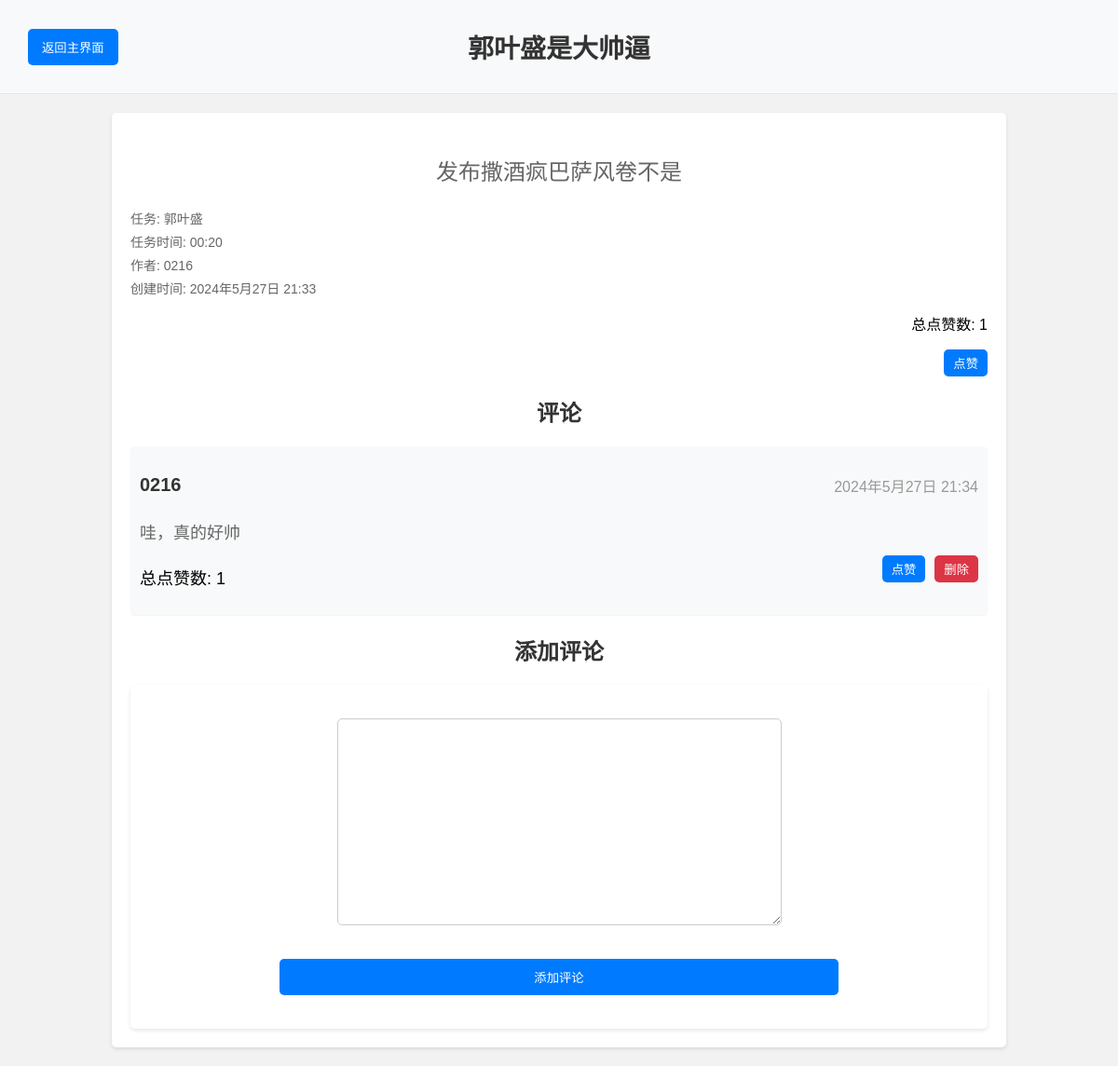
/post/30/ (signed in), run on the app's committed database.
### community/models.py (models this page shows, shortened)
class Post(models.Model):
    title = models.CharField(max_length=200)
    content = models.TextField()
    author = models.ForeignKey(User, on_delete=models.CASCADE)
    created_at = models.DateTimeField(auto_now_add=True)
    task = models.CharField(max_length=200, default='')
    task_time = models.CharField(max_length=200, default='')
    likes = models.ManyToManyField(User, related_name='post_likes', blank=True)
    class Meta:
        db_table = 'article_tb'  #定义表名
        verbose_name = '文章'  #后台显示
        verbose_name_plural = verbose_name  #后台显示的复数
    def total_likes(self):
        return self.likes.count()

class Comment(models.Model):
    post = models.ForeignKey(Post, related_name='comments', on_delete=models.CASCADE)
    author = models.ForeignKey(User, on_delete=models.CASCADE)
    content = models.TextField()
    created_at = models.DateTimeField(auto_now_add=True)
    likes = models.ManyToManyField(User, related_name='comment_likes', blank=True)
    class Meta:
        db_table = 'comment_tb'
        verbose_name = '评论'
        verbose_name_plural = verbose_name
    def total_likes(self):
        return self.likes.count()

### community/views.py (the view)
# urls.py: path('post/<int:post_id>/', views.post_detail, name='post_detail'),  # 添加帖子详细页面的URL模式
@login_required
def post_detail(request, post_id):
    post = get_object_or_404(Post, id=post_id)
    comments = post.comments.all()
    if request.method == 'POST':
        form = CommentForm(request.POST)
        if form.is_valid():
            comment = form.save(commit=False)
            comment.post = post
            comment.author = request.user
            comment.save()
            return redirect('post_detail', post_id=post.id)
    else:
        form = CommentForm()
    return render(request, 'community/post_detail.html', {'post': post, 'comments': comments, 'form': form})

### community/forms.py
class CommentForm(forms.ModelForm):
    class Meta:
        model = Comment
        fields = ['content']
        labels = {
            'content': ''
        }

### community/templates/community/post_detail.html (shortened to what this page needs)
{% load static %}
{% load filters %}
<link rel="stylesheet" href="{% static 'community/post_detail_style.css' %}">
{% block content %}
    <div class="navbar">
        <div class="navbar-left">
            <button onclick="location.href='{% url 'post_list' %}'" class="back-button">返回主界面</button>
        </div>
        <div class="navbar-center">
            <h1>{{ post.title }}</h1>
        </div>
    </div>
    <div class="post-detail">
        <div class="post-content">
            <p>{{ post.content }}</p>
        </div>
        <div class="post-details">
            <p1>任务: {{ post.task }}</p1>
            <p1>任务时间: {{ post.task_time }}</p1>
            <p1>作者: {{ post.author.username }}</p1>
            <p1>创建时间: {{ post.created_at }}</p1>
        </div>
        <div class="post-likes">
            <p class="total-likes">总点赞数: <span id="likes-count-post-{{ post.id }}">{{ post.total_likes }}</span></p>
            <form class="like-form" action="{% url 'like_item' 'post' post.id %}" method="POST">
                {% if user in post.likes.all %}
                    <button type="submit" class="like-button">取消点赞</button>
                {% else %}
                    <button type="submit" class="like-button">点赞</button>
                {% endif %}
            </form>
        </div>
        <h2>评论</h2>
        <ul class="comment-list">
            {% for comment in comments %}
                <li class="comment">
                    <div class="comment-header">
                        <p class="comment-author">{{ comment.author.username }}</p>
                        <p1 class="comment-time">{{ comment.created_at }}</p1>
                    </div>
                    <p class="comment-content">{{ comment.content }}</p>
                    <div class="comment-footer">
                        <p class="total-likes">总点赞数: <span id="likes-count-comment-{{ comment.id }}">{{ comment.total_likes }}</span></p>
                        <form class="like-form" action="{% url 'like_item' 'comment' comment.id %}" method="POST">
                            {% if user in comment.likes.all %}
                                <button type="submit" class="like-button">取消点赞</button>
                            {% else %}
                                <button type="submit" class="like-button">点赞</button>
                            {% endif %}
                        </form>
                        {% if user.is_authenticated and user == comment.author %}
                            <form method="post" action="{% url 'delete_comment' post.id comment.id %}" class="delete-form">
                                <button type="submit" class="red-button">删除</button>
                            </form>
                        {% endif %}
                    </div>
                </li>
            {% endfor %}
        </ul>
        <h2>添加评论</h2>
        <div class="comment-form">
            <form method="post">
                {{ form.as_p }}
                <button type="submit" class="submit-button">添加评论</button>
            </form>
        </div>
    </div>
{% endblock %}

### community/static/community/post_detail_style.css (style rules this page uses)
h1 { color: #333; margin-top: 20px; margin-bottom: 20px; text-align: center; font-size: 28px; }
.post-detail { background-color: #fff; margin: 20px 10%; padding: 20px; border-radius: 5px; box-shadow: 0 2px 4px rgba(0, 0, 0, 0.1); }
.post-content { color: #666; margin: 10px 0; font-size: 24px; text-align: center; }
.post-details { color: #666; margin: 10px 0; font-size: 18px; }
.post-details p1 { display: block; color: #666; margin: 5px 0; font-size: 14px; text-align: left; }
.post-likes { margin-top: 10px; text-align: right; }
.like-button { background-color: #007bff; color: white; padding: 5px 10px; border: none; border-radius: 5px; cursor: pointer; margin-left: 10px; }
h2 { color: #333; margin-top: 20px; margin-bottom: 20px; text-align: center; font-size: 24px; }
.comment-list { list-style-type: none; padding: 0; margin: 0; }
.comment { background-color: #f8f9fa; margin-bottom: 10px; padding: 10px; border-radius: 5px; box-shadow: 0 1px 2px rgba(0, 0, 0, 0.05); font-size: 18px; }
.comment-header { display: flex; justify-content: space-between; align-items: center; }
.comment-author { color: #333; font-weight: bold; font-size: 20px; }
.comment-time { color: #999; font-size: 16px; }
.comment-content { color: #666; margin: 5px 0; font-size: 18px; }
.comment-footer { display: flex; justify-content: space-between; align-items: center; }
.comment-footer .total-likes { margin-right: auto; }
.red-button { background-color: #dc3545; color: white; padding: 5px 10px; border: none; border-radius: 5px; cursor: pointer; margin-left: 10px; }
.submit-button { background-color: #007bff; color: white; padding: 10px 15px; border: none; border-radius: 5px; cursor: pointer; margin-top: 10px; }
.comment-form { background-color: #fff; padding: 20px; border-radius: 5px; box-shadow: 0 2px 4px rgba(0, 0, 0, 0.1); margin-top: 20px; display: flex; justify-content: center; }
.comment-form form { width: 100%; max-width: 600px; display: flex; flex-direction: column; align-items: center; }
.comment-form form input, .comment-form form textarea { width: 100%; margin-bottom: 10px; padding: 10px; border: 1px solid #ccc; border-radius: 5px; font-size: 18px; }
.comment-form button { width: 100%; }
.navbar { background-color: #f8f9fa; padding: 10px 20px; display: flex; justify-content: space-between; align-items: center; border-bottom: 1px solid #e7e7e7; }
.navbar-left { display: flex; align-items: center; flex: 1; }
.navbar-center { flex: 2; display: flex; justify-content: center; }
.navbar-left button { background-color: #007bff; color: white; padding: 10px 15px; border: none; border-radius: 5px; text-decoration: none; cursor: pointer; margin-left: 10px; }

### data on the page
Post: title "郭叶盛是大帅逼", content "发布撒酒疯巴萨风卷不是", task "郭叶盛", task_time "00:20", author.username "0216", created_at "2024年5月27日 21:33", total_likes "1"
Comment: author.username "0216", created_at "2024年5月27日 21:34", content "哇，真的好帅", total_likes "1", shows "点赞", shows "删除"
